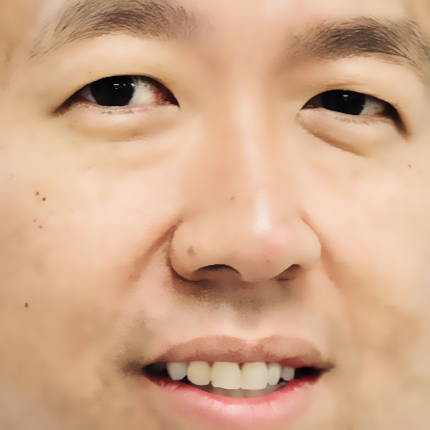
#> input picture default.png, 430 x 430 px
$ python kmeans.py   (older library calls are emulated)
#> lines starting #> are read from the running program, lines starting #| are printed output that depends on the picture
import pdb
import numpy as np
from scipy import misc

def closest_centroids(points, centroids):
    # get differences between each point
    differences = points - centroids[:, np.newaxis, np.newaxis]
    squareDifferences = differences**2
    summedSquaredDifferences = squareDifferences.sum(axis=3)
    finalDistances = np.sqrt(summedSquaredDifferences)
    return np.argmin(finalDistances, axis=0)

def move_centroids(points, closest, centroids):
    newCentroids = []
    for i in range(centroids.shape[0]):
        # find which points are in group i
        indices = (closest == i)
        # get all points that are in group i
        correspondingPoints = points[indices]
        # average rgb values
        average = correspondingPoints.mean(axis=0)
        # add to new centroids list
        newCentroids.append(average)

    return np.array(newCentroids)

def initialize_centroids(points, k):
    # ensure unique centroids are chosen
    centroids = np.unique(points.reshape(-1, points.shape[2]), axis=0)
    np.random.shuffle(centroids)
    return centroids[:k]

def set_to_centroids(points, centroids, closestCentroids):
    newPoints = np.zeros(points.shape)
    (x, y) = closestCentroids.shape
    for i in range(x):
        for j in range(y):
            newPoints[i][j] = centroids[closestCentroids[i][j]]

    return newPoints

def kMeans(points, k, maxIter=10):
    # init centroids randomly
    centroids = initialize_centroids(points, k)

    for i in range(0, maxIter):
        # print("Iteration: " + str(i + 1))
        closestCentroids = closest_centroids(points, centroids)
        centroids = move_centroids(points, closestCentroids, centroids)

    finalPoints = set_to_centroids(points, centroids, closestCentroids)
    return finalPoints

def main():
    # get input
    imageName = input("Please enter image name: ")
#> the answer given: default.png
    points = misc.imread(imageName) # width x height x 3 array
#> points is the input picture: shape (430, 430, 3); mean R, G, B 209.5, 168.4, 138.3
    k = int(input("Please enter k: ")) # number of groups
#> the answer given: 3

    # copy points and save them
    newPoints = kMeans(points, k)
#> in kMeans, `centroids = initialize_centroids(points, k)`: centroids = [[239, 201, 182], [137, 89, 66], [137, 100, 81]]
#> the loop in kMeans, `for i in range(0, maxIter): # print("Iteration: " + str(i + 1))` made 10 passes
#> pass 1, in kMeans, `closestCentroids = closest_centroids(points, centroids)`:
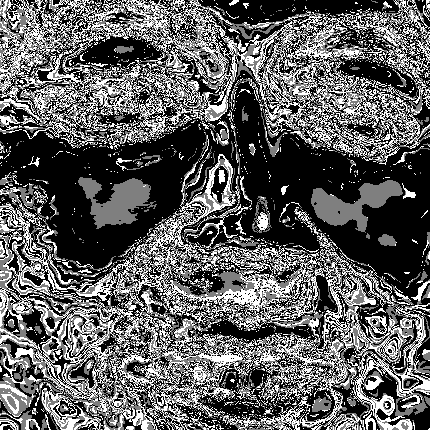
#> closestCentroids: shape (430, 430) int64; min 0, max 2, mean 0.751; drawn with min black and max white
#> pass 2, in kMeans, `closestCentroids = closest_centroids(points, centroids)`:
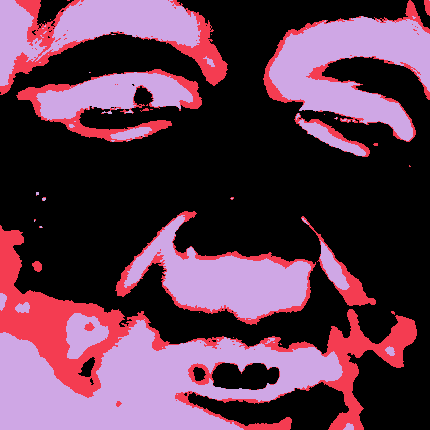
#> closestCentroids: shape (430, 430) int64; 3 distinct labels, from 0 to 2; one colour per label, 0 black
#> pass 3, in kMeans, `closestCentroids = closest_centroids(points, centroids)`:
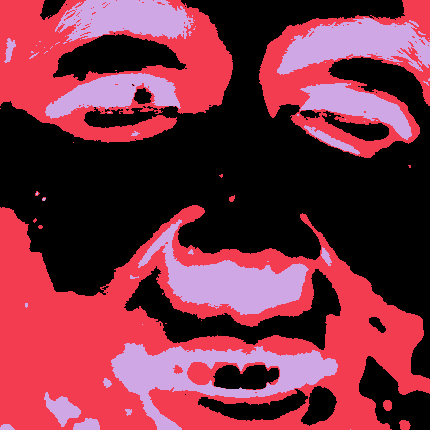
#> closestCentroids: shape (430, 430) int64; 3 distinct labels, from 0 to 2; one colour per label, 0 black
#> after the loop in set_to_centroids, `for i in range(x):`:
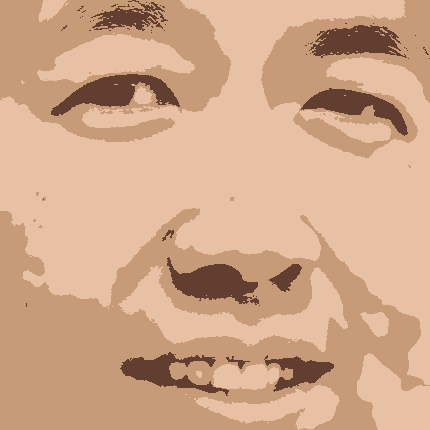
#> newPoints: shape (430, 430, 3) float64; mean of channels 0, 1, 2 209.5, 168.4, 138.3; drawn as R, G, B

    # same new pixels to new image
    misc.imsave("outfile.jpg", newPoints)
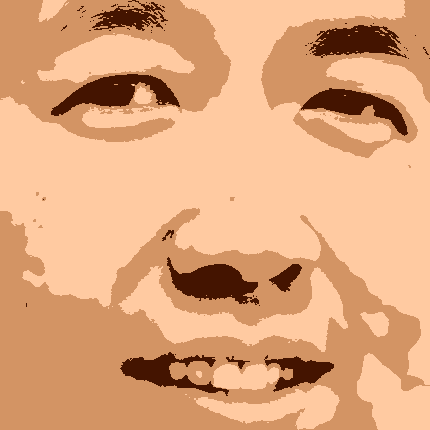
#> saved as outfile.jpg: PIL image 430x430 RGB; mean R, G, B 223.4, 166.7, 124.3

if __name__ == '__main__':
    main()
